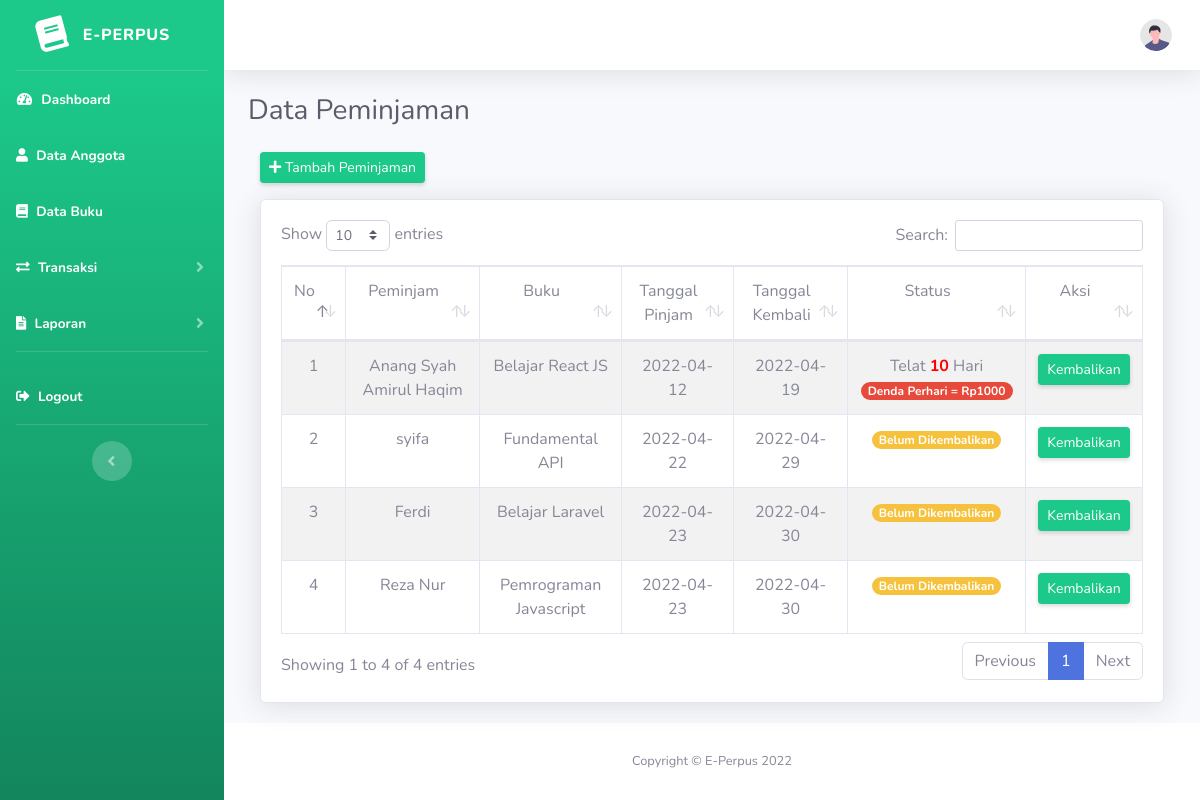
The page /index.php/peminjaman on the database as committed earlier.
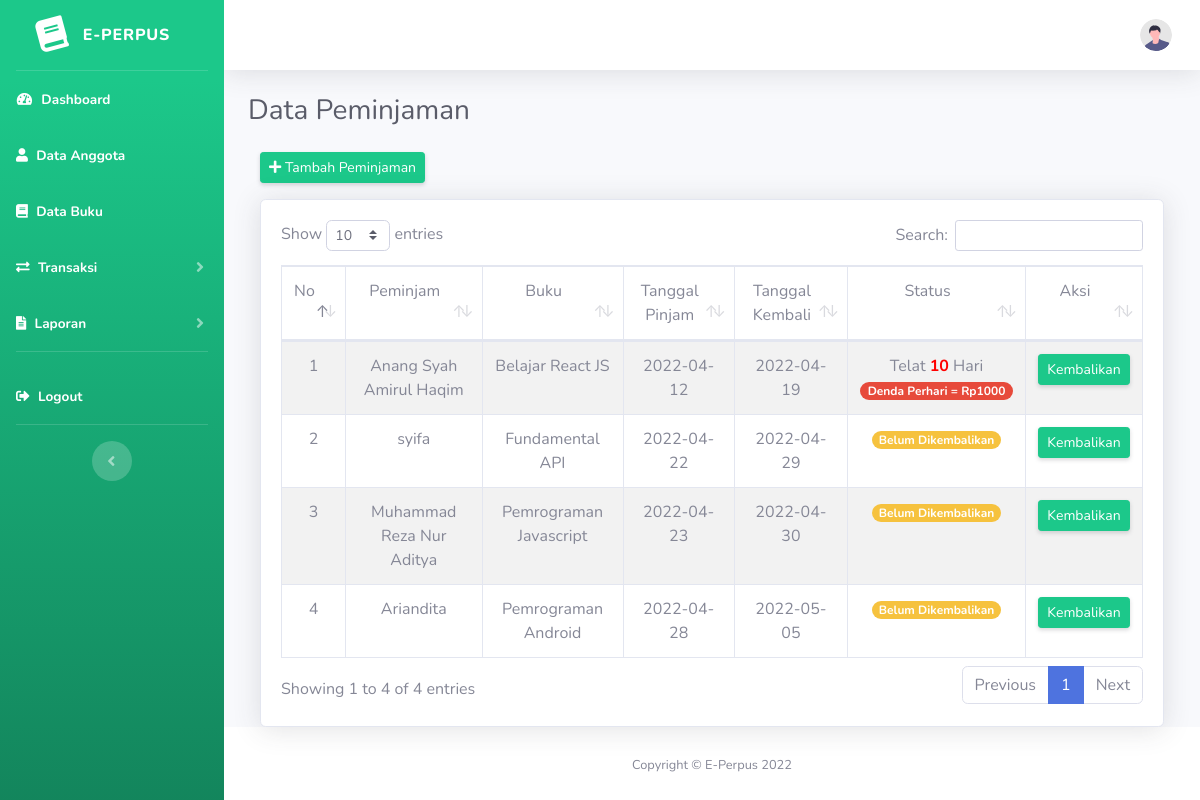
The same page on the database as committed later.
### tables this page shows
CREATE TABLE `peminjaman` (
  `id_pinjam` int(11) NOT NULL,
  `id_anggota` int(11) NOT NULL,
  `id_buku` int(11) NOT NULL,
  `tgl_pinjam` date NOT NULL,
  `tgl_kembali` date NOT NULL
);

CREATE TABLE `anggota` (
  `id_anggota` int(11) NOT NULL,
  `nama_anggota` varchar(255) NOT NULL,
  `jenis_kelamin` varchar(20) NOT NULL,
  `alamat` text NOT NULL,
  `no_hp` varchar(15) NOT NULL
);

CREATE TABLE `buku` (
  `id_buku` int(11) NOT NULL,
  `pengarang` varchar(255) NOT NULL,
  `penerbit` varchar(255) NOT NULL,
  `judul_buku` varchar(50) NOT NULL,
  `tahun_terbit` int(11) NOT NULL,
  `jumlah` int(11) NOT NULL
);

### application/controllers/Peminjaman.php (called while the page is built, shortened)
<?php
class Peminjaman extends CI_Controller {
    public function __construct()
    {
        $this->load->model('m_peminjaman');
    }
    public function index()
    {
        $isi['content'] = 'peminjaman/v_peminjaman';
        $isi['judul'] = 'Data Peminjaman';
        $isi['data_peminjaman'] = $this->m_peminjaman->getDataPeminjaman();
        $this->load->view('v_dashboard', $isi);
    }
}

### index.php (called while the page is built, shortened)
<?php
require_once BASEPATH.'core/CodeIgniter.php';

### application/models/m_peminjaman.php (called while the page is built, shortened)
<?php
class M_peminjaman extends CI_Model {
    public function getDataPeminjaman()
    {
        $this->db->select('*');
        $this->db->from('peminjaman');
        $this->db->join('anggota', 'peminjaman.id_anggota = anggota.id_anggota');
        $this->db->join('buku', 'peminjaman.id_buku = buku.id_buku');
        return $this->db->get()->result();
    }
}

### application/views/peminjaman/v_peminjaman.php (the view, shortened to what this page needs)
<div class="container-fluid">
    <div class="row">
        <div class="col-md-12 mb-3">
            <a href="<?= base_url('Peminjaman/tambah_peminjaman'); ?>" class="btn btn-sm btn-success shadow-sm"><i class="fa fa-plus"></i> Tambah Peminjaman</a>
        </div>
    </div>
    <div class="card shadow">
        <div class="card-body">
            <div class="table-responsive">
                <table class="table table-bordered table-striped text-center" id="dataTable" width="100%" cellspacing="0">
                    <thead>
                        <tr>
                            <td>No</td>
                            <td>Peminjam</td>
                            <td>Buku</td>
                            <td>Tanggal Pinjam</td>
                            <td>Tanggal Kembali</td>
                            <td>Status</td>
                            <td>Aksi</td>
                        </tr>
                    </thead>
                    <tbody>
                        <?php
                            $no = 1;
                            foreach ($data_peminjaman AS $row) {
                                $tgl_kembali = new DateTime($row->tgl_kembali);
                                $tgl_sekarang = new DateTime();
                                $selisih = $tgl_sekarang->diff($tgl_kembali)->format("%a");
                                ?>
                                <tr>
                                    <td><?= $no++; ?></td>
                                    <td><?= $row->nama_anggota ?></td>
                                    <td><?= $row->judul_buku ?></td>
                                    <td><?= $row->tgl_pinjam ?></td>
                                    <td><?= $row->tgl_kembali ?></td>
                                    <td>
                                        <?php
                                            if ($tgl_kembali >= $tgl_sekarang OR $selisih == 0) {
                                                echo "<span class='badge badge-pill badge-warning'>Belum Dikembalikan</span>";
                                            } else {
                                                echo "Telat <b style = 'color: red;'>".$selisih."</b> Hari <br><span class='badge badge-pill badge-danger'> Denda Perhari = Rp1000</span>";
                                            }
                                        ?>
                                    </td>
                                    <td>
                                        <span><a href="<?= base_url('Peminjaman/kembalikan/')?><?= $row->id_pinjam; ?>" class="btn btn-sm btn-success shadow-sm" onclick="return confirm('Yakin Buku Ini Mau Dikembalikan')">Kembalikan</a></span>
                                    </td>
                                </tr>
                            <?php }
                        ?>
                    </tbody>
                </table>
            </div>
        </div>
    </div>
</div>

### application/views/v_dashboard.php (shortened to what this page needs)
<!DOCTYPE html>
<html lang="en">
<head>
    <link href="<?= base_url('assets/'); ?>vendor/fontawesome-free/css/all.min.css" rel="stylesheet" type="text/css">
    <link href="<?= base_url('assets/'); ?>css/sb-admin-2.min.css" rel="stylesheet">
    <link href="<?= base_url('assets/'); ?>vendor/datatables/dataTables.bootstrap4.min.css" rel="stylesheet">
    <link href="https://cdn.jsdelivr.net/npm/select2@4.1.0-rc.0/dist/css/select2.min.css" rel="stylesheet" />
    <link rel="stylesheet" href="https://cdn.jsdelivr.net/npm/@ttskch/select2-bootstrap4-theme@x.x.x/dist/select2-bootstrap4.min.css">
</head>
<body id="page-top">
    <div id="wrapper">
            <?php $this->load->view('v_menu'); ?>
        <div id="content-wrapper" class="d-flex flex-column">
            <div id="content">
                <nav class="navbar navbar-expand navbar-light bg-white topbar mb-4 static-top shadow">
                    <ul class="navbar-nav ml-auto">
                        <li class="nav-item dropdown no-arrow">
                            <a class="nav-link dropdown-toggle" href="#" id="userDropdown" role="button"
                                data-toggle="dropdown" aria-haspopup="true" aria-expanded="false">
                                <img class="img-profile rounded-circle"
                                    src="<?= base_url('assets/'); ?>img/undraw_profile.svg">
                            </a>
                        </li>
                    </ul>
                </nav>
                <div class="container-fluid">
                    <div class="d-sm-flex align-items-center justify-content-between mb-4">
                        <h1 class="h3 mb-0 text-gray-800"><?= $judul; ?></h1>
                    </div>
                    <div class="row">
                       <?php $this->load->view($content); ?>
                    </div>
                </div>
            </div>
            <footer class="sticky-footer bg-white">
                <div class="container my-auto">
                    <div class="copyright text-center my-auto">
                        <span>Copyright &copy; E-Perpus 2022</span>
                    </div>
                </div>
            </footer>
        </div>
    </div>
</body>
</html>

### application/views/v_menu.php (shortened to what this page needs)
<ul class="navbar-nav bg-gradient-success sidebar sidebar-dark accordion" id="accordionSidebar">
    <a class="sidebar-brand d-flex align-items-center justify-content-center" href="<?= base_url('Beranda'); ?>">
        <div class="sidebar-brand-icon rotate-n-15">
            <i class="fas fa-book"></i>
        </div>
        <div class="sidebar-brand-text mx-3">E-Perpus</div>
    </a>
    <hr class="sidebar-divider my-0">
    <li class="nav-item active">
        <a class="nav-link" href="<?= base_url('dashboard'); ?>">
            <i class="fas fa-fw fa-tachometer-alt"></i>
            <span>Dashboard</span>
        </a>
    </li>
    <li class="nav-item active">
        <a class="nav-link" href="<?= base_url('anggota'); ?>">
            <i class="fas fa-user"></i>
            <span>Data Anggota</span>
        </a>
    </li>
    <li class="nav-item active">
        <a class="nav-link" href="<?= base_url('Buku'); ?>">
            <i class="fas fa-book"></i>
            <span>Data Buku</span>
        </a>
    </li>
     <li class="nav-item active">
        <a class="nav-link collapsed" href="#" data-toggle="collapse" data-target="#collapseTwo"
            aria-expanded="true" aria-controls="collapseTwo">
            <i class="fas fa-exchange-alt"></i>
            <span>Transaksi</span>
        </a>
    </li>
    <li class="nav-item active">
        <a class="nav-link collapsed" href="#" data-toggle="collapse" data-target="#collapseUtilities"
            aria-expanded="true" aria-controls="collapseUtilities">
            <i class="fas fa-file-alt"></i>
            <span>Laporan</span>
        </a>
    </li>
    <hr class="sidebar-divider d-none d-md-block">
    <li class="nav-item active">
        <a class="nav-link" data-toggle="modal" data-target="#logoutModal" href="#">
            <i class="fas fa-sign-out-alt"></i>
            <span>Logout</span>
        </a>
    </li>
     <hr class="sidebar-divider d-none d-md-block">
    <div class="text-center d-none d-md-inline">
        <button class="rounded-circle border-0" id="sidebarToggle"></button>
    </div>
</ul>

Rows that differ between the two databases and show on the page:
removed peminjaman: id_anggota.nama_anggota "Ferdi", id_buku.judul_buku "Belajar Laravel", tgl_pinjam "2022-04-23", tgl_kembali "2022-04-30", shows "Belum Dikembalikan"
changed through a linked row, peminjaman "Pemrograman Javascript": id_anggota.nama_anggota "Reza Nur" → "Muhammad Reza Nur Aditya"
added peminjaman: id_anggota.nama_anggota "Ariandita", id_buku.judul_buku "Pemrograman Android", tgl_pinjam "2022-04-28", tgl_kembali "2022-05-05", shows "Belum Dikembalikan"
